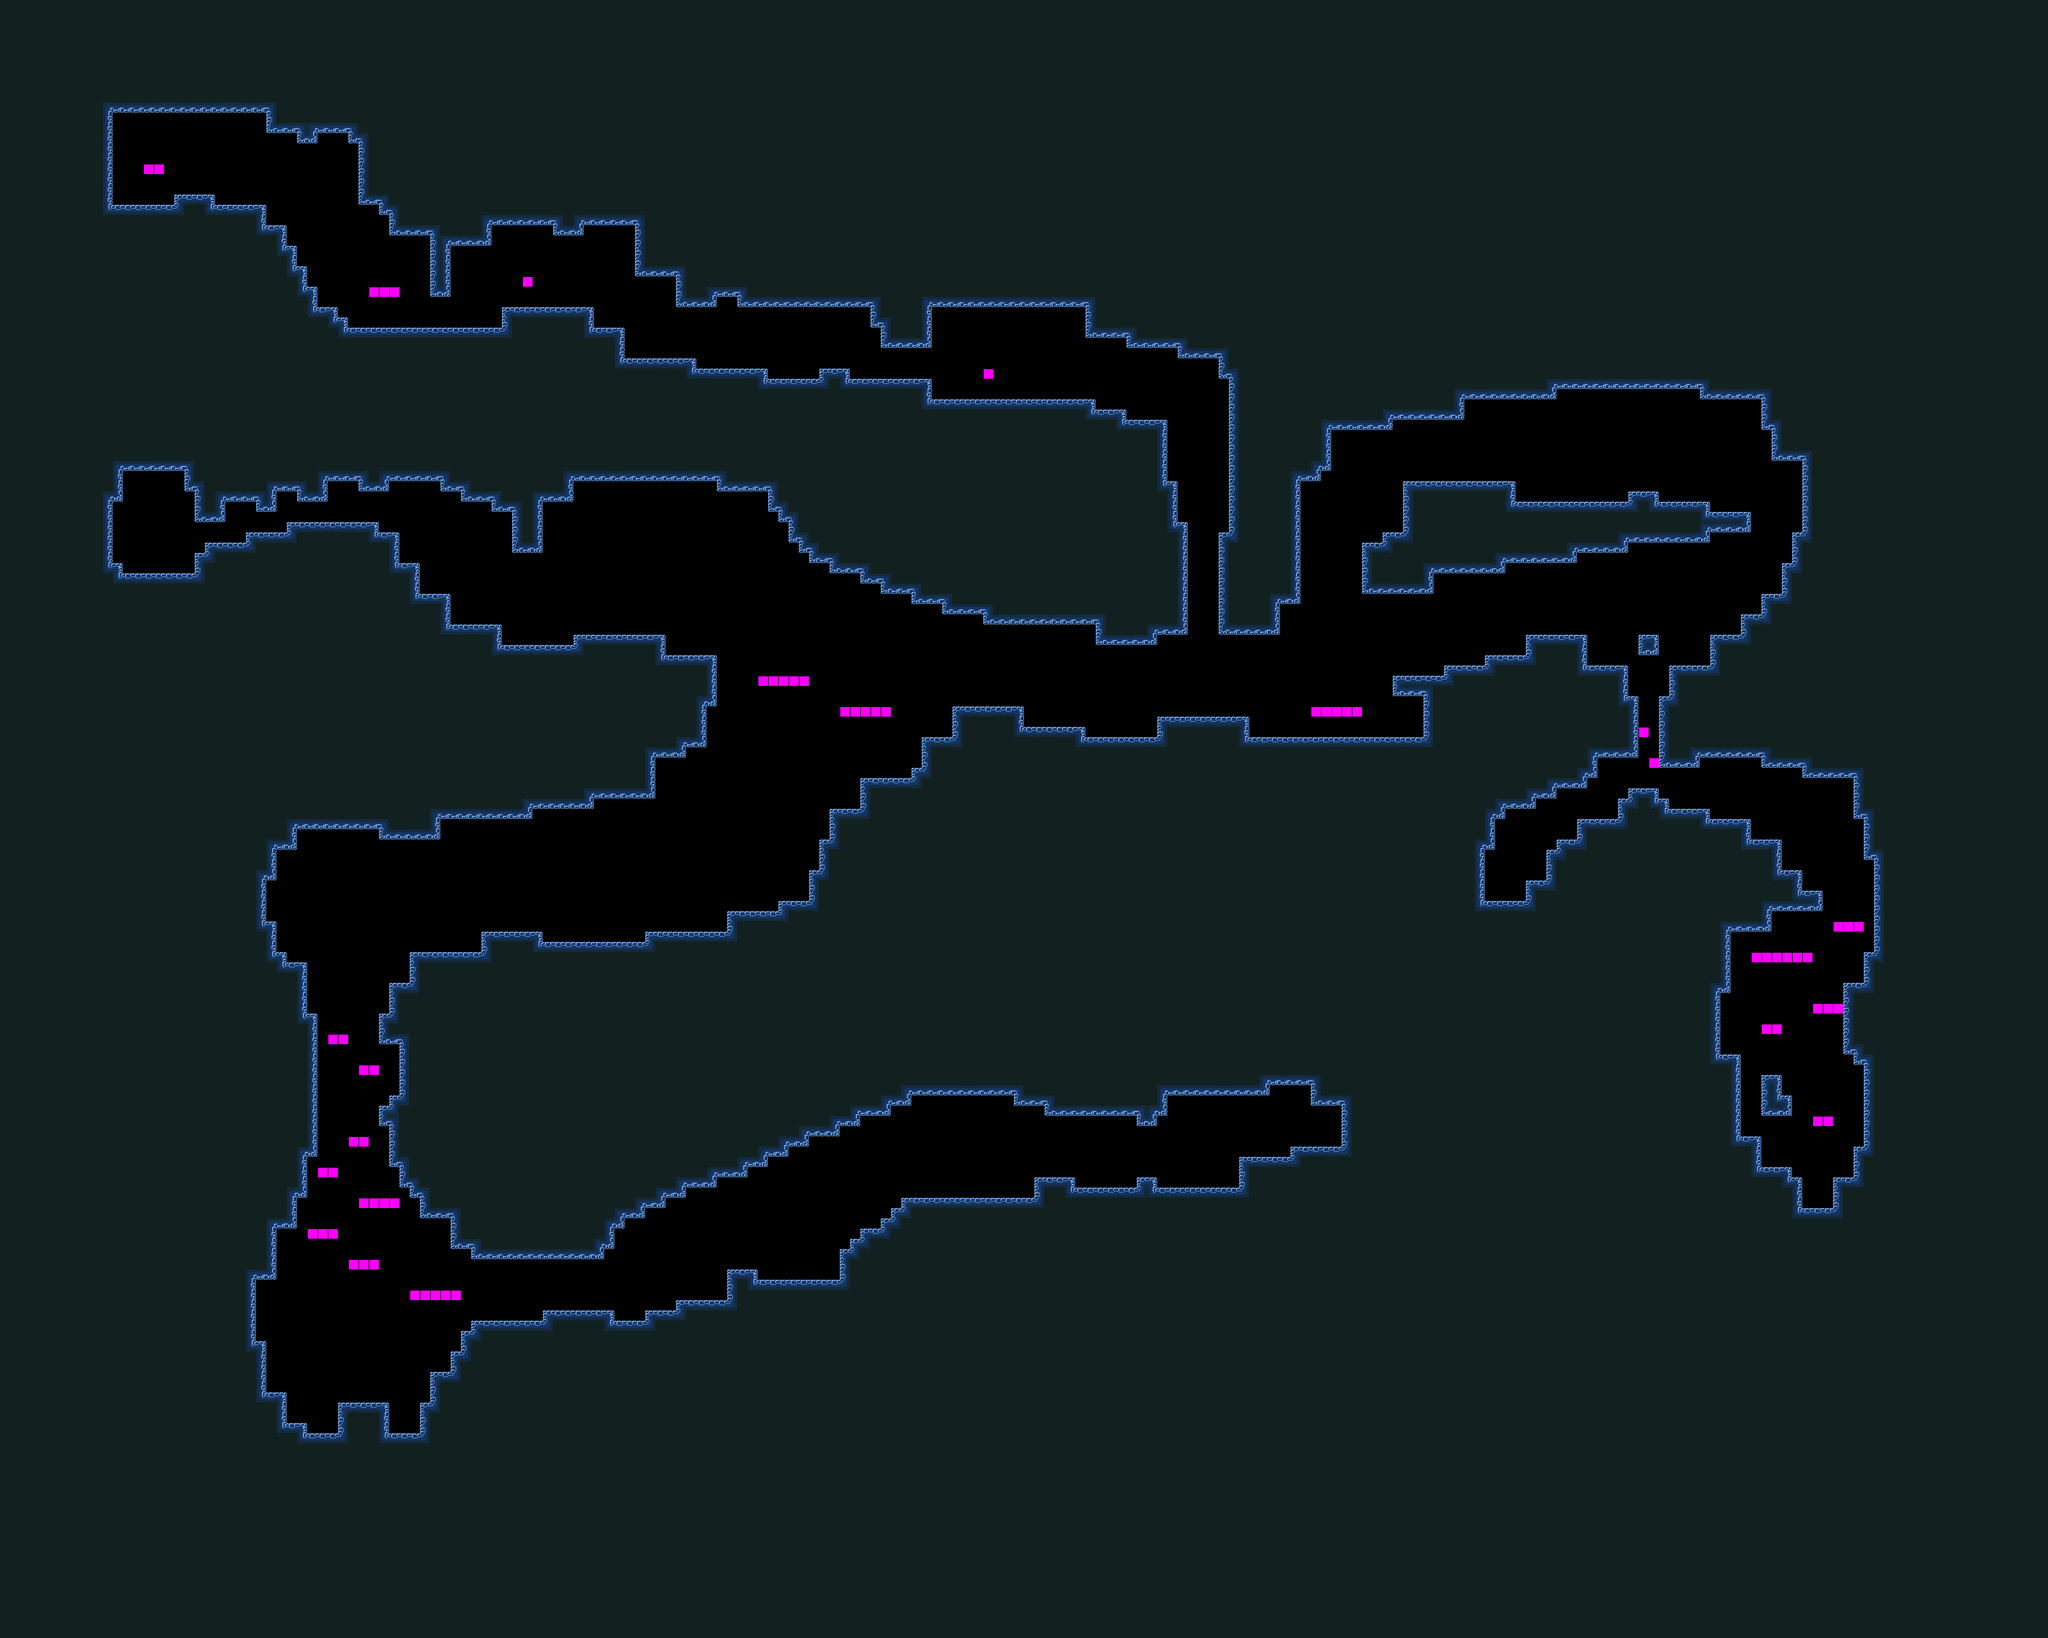

Below is a game level as drawn by its tile map, then a one-line description and the .tmx that defines it (tile-layer data replaced by summaries):
An orthogonal 200x160 tile map with 16x16 px tiles, 1 tile layer (Tile Layer 1) and 420 objects (385x solid, 9x COBALT, 9x torch, 8x slug, 4x beacon, ...).

<map version="1.10" tiledversion="1.10.2" orientation="orthogonal" renderorder="right-down" width="200" height="160" tilewidth="16" tileheight="16" infinite="0" nextlayerid="4" nextobjectid="429">
 <tileset firstgid="1" source="default_tileset.tsx" />
 <layer id="1" name="Tile Layer 1" width="200" height="160">
  <data>[32000 cells, 26201 non-empty, 22 distinct tile ids]</data>
 </layer>
 <objectgroup id="2" name="objects">
  <object id="1" name="player" x="208" y="288">
   <point />
  </object>
  <object id="2" name="mineral" type="COBALT" x="592" y="496">
   <point />
  </object>
  <object id="3" name="torch" x="848" y="432">
   <point />
  </object>
  <object id="50" name="beacon" x="1568" y="560">
   <point />
  </object>
  <object id="51" name="mineral" type="TOPAZ" x="1296" y="560">
   <point />
  </object>
  <object id="106" name="mineral" type="TOPAZ" x="240" y="880">
   <point />
  </object>
  <object id="107" name="mineral" type="COBALT" x="1664" y="1120">
   <point />
  </object>
  <object id="108" name="mineral" type="COBALT" x="2192" y="1136">
   <point />
  </object>
  <object id="109" name="torch" x="528" y="768">
   <point />
  </object>
  <object id="111" name="beacon" x="560" y="2128">
   <point />
  </object>
  <object id="112" name="slug" x="1232" y="1984">
   <point />
  </object>
  <object id="113" name="slug" x="1520" y="1840">
   <point />
  </object>
  <object id="114" name="slug" x="1712" y="1840">
   <point />
  </object>
  <object id="115" name="slug" x="1840" y="1840">
   <point />
  </object>
  <object id="116" name="slug" x="1888" y="1840">
   <point />
  </object>
  <object id="117" name="mineral" type="TOPAZ" x="2064" y="1776">
   <point />
  </object>
  <object id="118" name="mineral" type="COBALT" x="800" y="1440">
   <point />
  </object>
  <object id="119" name="mineral" type="COBALT" x="416" y="2160">
   <point />
  </object>
  <object id="120" name="slug" x="912" y="1456">
   <point />
  </object>
  <object id="121" name="torch" x="1168" y="1376">
   <point />
  </object>
  <object id="122" name="torch" x="1152" y="1936">
   <point />
  </object>
  <object id="314" name="mineral" type="COBALT" x="720" y="960">
   <point />
  </object>
  <object id="315" name="mineral" type="COBALT" x="608" y="1696">
   <point />
  </object>
  <object id="316" name="torch" x="480" y="1536">
   <point />
  </object>
  <object id="317" name="torch" x="1648" y="1792">
   <point />
  </object>
  <object id="318" name="torch" x="1872" y="1072">
   <point />
  </object>
  <object id="321" name="beacon" x="2272" y="688">
   <point />
  </object>
  <object id="322" name="slug" x="2416" y="768">
   <point />
  </object>
  <object id="323" name="slug" x="2480" y="768">
   <point />
  </object>
  <object id="324" name="torch" x="2640" y="992">
   <point />
  </object>
  <object id="325" name="mineral" type="COBALT" x="2448" y="768">
   <point />
  </object>
  <object id="326" name="torch" x="2784" y="1440">
   <point />
  </object>
  <object id="327" name="mineral" type="COBALT" x="2640" y="1248">
   <point />
  </object>
  <object id="328" name="beacon" x="2832" y="1824">
   <point />
  </object>
  <object id="329" name="mineral" type="TOPAZ" x="2336" y="1392">
   <point />
  </object>
 </objectgroup>
 <objectgroup id="3" name="collisionmap">
  <object id="4" type="solid" x="176" y="160" width="240" height="16" />
  <object id="5" type="solid" x="176" y="320" width="96" height="16" />
  <object id="6" type="solid" x="272" y="304" width="64" height="16" />
  <object id="7" type="solid" x="336" y="320" width="80" height="16" />
  <object id="8" type="solid" x="416" y="192" width="48" height="16" />
  <object id="9" type="solid" x="496" y="192" width="48" height="16" />
  <object id="10" type="solid" x="464" y="208" width="32" height="16" />
  <object id="11" type="solid" x="544" y="208" width="16" height="16" />
  <object id="12" type="solid" x="592" y="320" width="16" height="16" />
  <object id="13" type="solid" x="560" y="304" width="32" height="16" />
  <object id="14" type="solid" x="608" y="352" width="64" height="16" />
  <object id="15" type="solid" x="672" y="448" width="32" height="16" />
  <object id="16" type="solid" x="704" y="368" width="64" height="16" />
  <object id="17" type="solid" x="768" y="336" width="96" height="16" />
  <object id="18" type="solid" x="864" y="352" width="48" height="16" />
  <object id="19" type="solid" x="912" y="336" width="80" height="16" />
  <object id="20" type="solid" x="992" y="416" width="64" height="16" />
  <object id="21" type="solid" x="1056" y="464" width="64" height="16" />
  <object id="22" type="solid" x="1120" y="448" width="32" height="16" />
  <object id="23" type="solid" x="1152" y="464" width="208" height="16" />
  <object id="24" type="solid" x="1088" y="576" width="112" height="16" />
  <object id="25" type="solid" x="976" y="560" width="112" height="16" />
  <object id="26" type="solid" x="928" y="512" width="48" height="16" />
  <object id="27" type="solid" x="784" y="480" width="144" height="16" />
  <object id="28" type="solid" x="544" y="512" width="240" height="16" />
  <object id="29" type="solid" x="528" y="496" width="16" height="16" />
  <object id="30" type="solid" x="496" y="480" width="32" height="16" />
  <object id="31" type="solid" x="416" y="352" width="32" height="16" />
  <object id="32" type="solid" x="480" y="448" width="16" height="16" />
  <object id="33" type="solid" x="480" y="464" width="16" height="16" />
  <object id="34" type="solid" x="464" y="416" width="16" height="16" />
  <object id="35" type="solid" x="464" y="432" width="16" height="16" />
  <object id="36" type="solid" x="448" y="400" width="16" height="16" />
  <object id="37" type="solid" x="448" y="384" width="16" height="16" />
  <object id="38" type="solid" x="432" y="368" width="16" height="16" />
  <object id="39" type="solid" x="400" y="336" width="16" height="16" />
  <object id="40" type="solid" x="416" y="176" width="16" height="16" />
  <object id="41" type="solid" x="608" y="336" width="16" height="16" />
  <object id="42" type="solid" x="560" y="224" width="16" height="80" />
  <object id="43" type="solid" x="672" y="368" width="32" height="80" />
  <object id="44" type="solid" x="1056" y="432" width="16" height="32" />
  <object id="45" type="solid" x="960" y="528" width="16" height="32" />
  <object id="46" type="solid" x="912" y="496" width="16" height="16" />
  <object id="47" type="solid" x="784" y="496" width="16" height="16" />
  <object id="48" type="solid" x="992" y="352" width="16" height="64" />
  <object id="49" type="solid" x="160" y="176" width="16" height="144" />
  <object id="52" type="solid" x="1328" y="592" width="128" height="16" />
  <object id="53" type="solid" x="1200" y="592" width="80" height="16" />
  <object id="54" type="solid" x="1280" y="576" width="48" height="16" />
  <object id="55" type="solid" x="1376" y="528" width="80" height="16" />
  <object id="56" type="solid" x="1360" y="496" width="16" height="16" />
  <object id="57" type="solid" x="1360" y="480" width="16" height="16" />
  <object id="58" type="solid" x="1376" y="512" width="16" height="16" />
  <object id="59" type="solid" x="1440" y="480" width="16" height="48" />
  <object id="60" type="solid" x="1456" y="464" width="240" height="16" />
  <object id="61" type="solid" x="1696" y="480" width="16" height="32" />
  <object id="62" type="solid" x="1456" y="624" width="256" height="16" />
  <object id="63" type="solid" x="1440" y="608" width="16" height="16" />
  <object id="64" type="solid" x="1712" y="512" width="48" height="16" />
  <object id="65" type="solid" x="1760" y="528" width="80" height="16" />
  </objectgroup>
</map>
<!-- 325 of 420 objects omitted -->